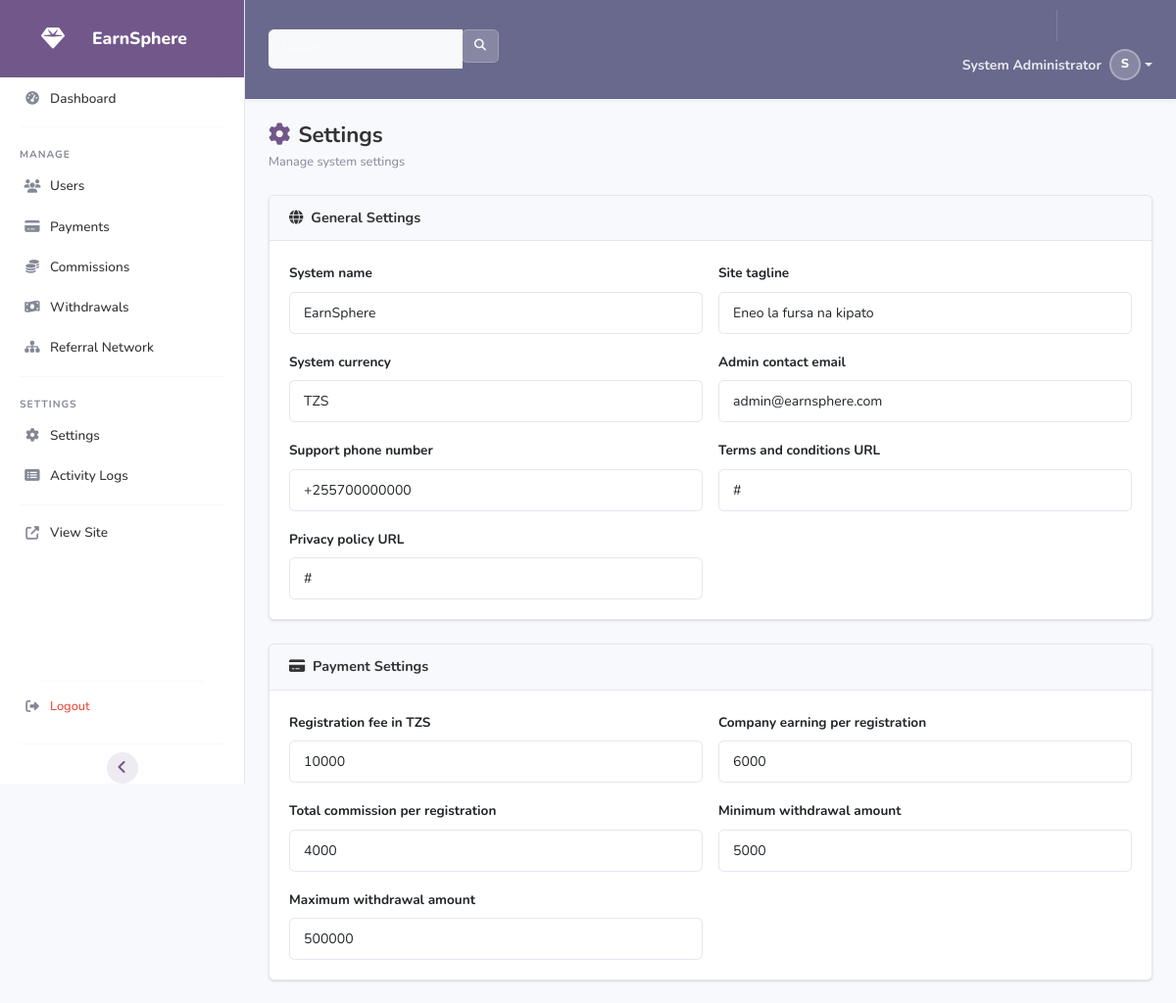
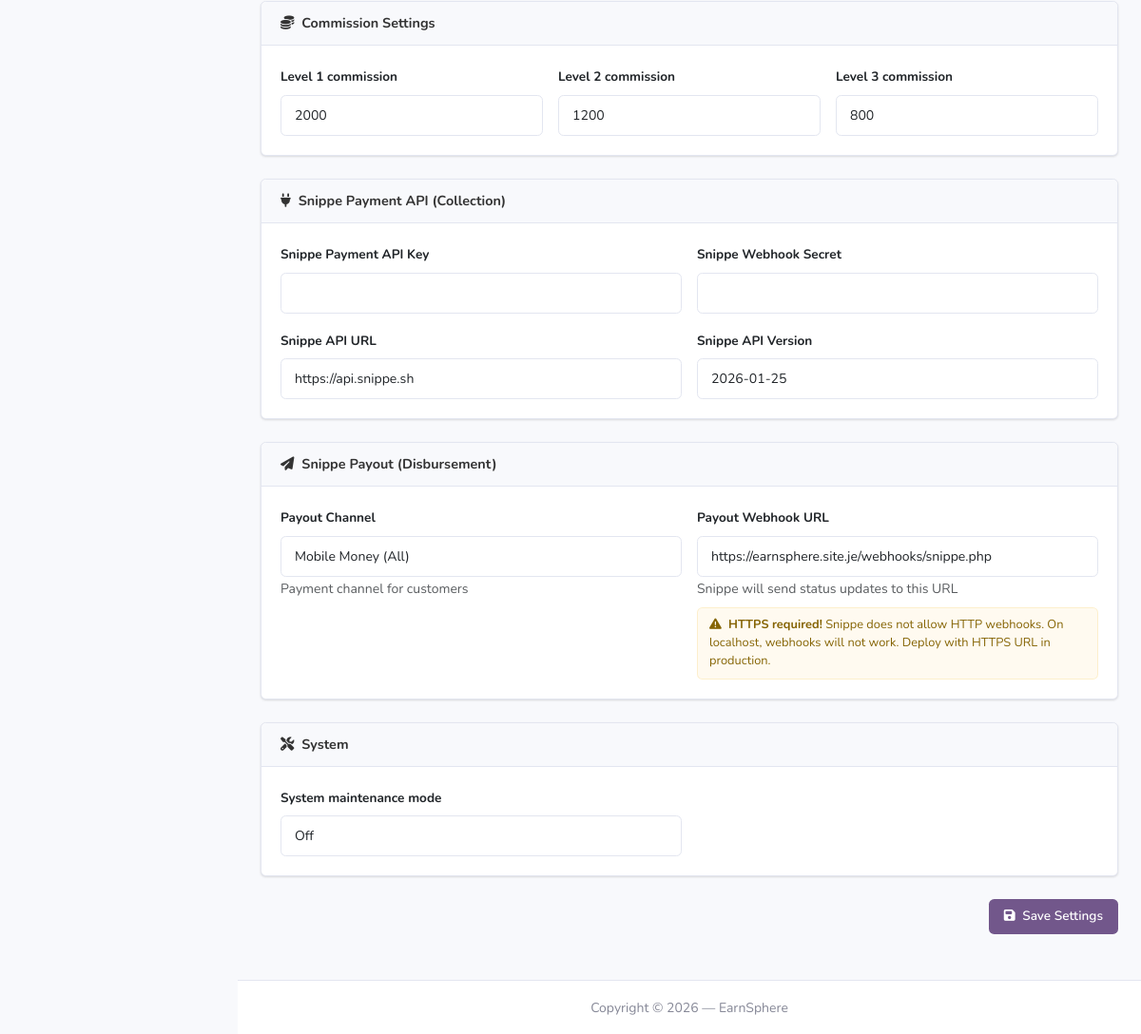
Screenshot of /admin/settings.php (signed in) with the database file from the repository (2 pictures, top to bottom).
### tables this page shows
CREATE TABLE IF NOT EXISTS `users` (
    `id` INT UNSIGNED NOT NULL AUTO_INCREMENT,
    `full_name` VARCHAR(150) NOT NULL,
    `phone` VARCHAR(20) NOT NULL,
    `email` VARCHAR(150) DEFAULT NULL,
    `password` VARCHAR(255) NOT NULL,
    `referral_code` VARCHAR(20) NOT NULL,
    `referred_by` INT UNSIGNED DEFAULT NULL,
    `referred_by_level` TINYINT UNSIGNED DEFAULT NULL COMMENT '1=direct,2=level2,3=level3',
    `avatar` VARCHAR(255) DEFAULT NULL,
    `status` ENUM('pending','active','suspended') NOT NULL DEFAULT 'pending',
    `role` ENUM('user','admin') NOT NULL DEFAULT 'user',
    `is_online` TINYINT(1) NOT NULL DEFAULT 0,
    `last_login` DATETIME DEFAULT NULL,
    `ip_address` VARCHAR(45) DEFAULT NULL,
    `created_at` DATETIME NOT NULL DEFAULT CURRENT_TIMESTAMP,
    `updated_at` DATETIME NOT NULL DEFAULT CURRENT_TIMESTAMP ON UPDATE CURRENT_TIMESTAMP,
    PRIMARY KEY (`id`),
    UNIQUE KEY `uk_phone` (`phone`),
    UNIQUE KEY `uk_email` (`email`),
    UNIQUE KEY `uk_referral_code` (`referral_code`),
    KEY `idx_referred_by` (`referred_by`),
    KEY `idx_status` (`status`),
    KEY `idx_role` (`role`),
    CONSTRAINT `fk_users_referred_by` FOREIGN KEY (`referred_by`) REFERENCES `users` (`id`) ON DELETE SET NULL
);

CREATE TABLE IF NOT EXISTS `settings` (
    `id` INT UNSIGNED NOT NULL AUTO_INCREMENT,
    `setting_key` VARCHAR(100) NOT NULL,
    `setting_value` TEXT DEFAULT NULL,
    `setting_type` ENUM('text','number','boolean','json') NOT NULL DEFAULT 'text',
    `description` VARCHAR(255) DEFAULT NULL,
    `updated_at` DATETIME NOT NULL DEFAULT CURRENT_TIMESTAMP ON UPDATE CURRENT_TIMESTAMP,
    PRIMARY KEY (`id`),
    UNIQUE KEY `uk_setting_key` (`setting_key`)
);

### admin/settings.php (the view, shortened to what the rows shown need)
<?php
require_once dirname(__DIR__) . '/config/database.php';
require_once dirname(__DIR__) . '/includes/helpers.php';
$allSettings = Database::fetchAll("SELECT * FROM settings ORDER BY id ASC");
$settingsMap = [];
foreach ($allSettings as $s) {
    $settingsMap[$s['setting_key']] = $s;
}
$categories = [
    'general'  => ['site_name', 'site_tagline', 'currency', 'admin_email', 'support_phone', 'terms_url', 'privacy_url'],
    'payment'  => ['registration_fee', 'company_earning', 'commission_total', 'min_withdrawal', 'max_withdrawal'],
    'commission' => ['commission_l1', 'commission_l2', 'commission_l3'],
    'snippe'   => ['snippe_api_key', 'snippe_webhook_secret', 'snippe_api_url', 'snippe_api_version'],
    'payout'   => ['payout_channel', 'payout_webhook_url'],
    'system'   => ['maintenance_mode'],
];
include __DIR__ . '/admin_header.php';
?>
<div class="page-header">
    <h1><i class="fas fa-cog me-2" style="color:var(--primary);"></i>Settings</h1>
</div>
<form method="POST">
    <div class="card mb-4">
        <div class="card-body">
            <div class="row g-3">
                <?php foreach ($categories['general'] as $key): ?>
                    <?php $s = $settingsMap[$key] ?? null; if (!$s) continue; ?>
                    <div class="col-md-6">
                        <label class="form-label" style="font-weight:700;font-size:0.85rem;"><?= $s['description'] ?: $key ?></label>
                        <input type="text" class="form-control" name="settings[<?= $key ?>]" value="<?= sanitize($s['setting_value']) ?>">
                    </div>
                <?php endforeach; ?>
            </div>
        </div>
    </div>
    <div class="card mb-4">
        <div class="card-body">
            <div class="row g-3">
                <?php foreach ($categories['payment'] as $key): ?>
                    <?php $s = $settingsMap[$key] ?? null; if (!$s) continue; ?>
                    <div class="col-md-6">
                        <label class="form-label" style="font-weight:700;font-size:0.85rem;"><?= $s['description'] ?: $key ?></label>
                        <input type="number" class="form-control" name="settings[<?= $key ?>]" value="<?= sanitize($s['setting_value']) ?>">
                    </div>
                <?php endforeach; ?>
            </div>
        </div>
    </div>
    <div class="card mb-4">
        <div class="card-body">
            <div class="row g-3">
                <?php foreach ($categories['commission'] as $key): ?>
                    <?php $s = $settingsMap[$key] ?? null; if (!$s) continue; ?>
                    <div class="col-md-4">
                        <label class="form-label" style="font-weight:700;font-size:0.85rem;"><?= $s['description'] ?: $key ?></label>
                        <input type="number" class="form-control" name="settings[<?= $key ?>]" value="<?= sanitize($s['setting_value']) ?>">
                    </div>
                <?php endforeach; ?>
            </div>
        </div>
    </div>
    <div class="card mb-4">
        <div class="card-body">
            <div class="row g-3">
                <?php foreach ($categories['snippe'] as $key): ?>
                    <?php $s = $settingsMap[$key] ?? null; if (!$s) continue; ?>
                    <div class="col-md-6">
                        <label class="form-label" style="font-weight:700;font-size:0.85rem;"><?= $s['description'] ?: $key ?></label>
                        <input type="text" class="form-control" name="settings[<?= $key ?>]" value="<?= sanitize($s['setting_value']) ?>">
                    </div>
                <?php endforeach; ?>
            </div>
        </div>
    </div>
    <div class="card mb-4">
        <div class="card-body">
            <div class="row g-3">
                <?php foreach ($categories['system'] as $key): ?>
                    <?php $s = $settingsMap[$key] ?? null; if (!$s) continue; ?>
                    <div class="col-md-6">
                        <label class="form-label" style="font-weight:700;font-size:0.85rem;"><?= $s['description'] ?: $key ?></label>
                        <select class="form-select" name="settings[<?= $key ?>]">
                            <option value="0" <?= $s['setting_value'] === '0' ? 'selected' : '' ?>>Off</option>
                        </select>
                    </div>
                <?php endforeach; ?>
            </div>
        </div>
    </div>
</form>
<?php include __DIR__ . '/admin_footer.php'; ?>

### admin/admin_header.php (shortened to what the rows shown need)
<?php
$adminUser = Database::fetchOne("SELECT full_name, avatar FROM users WHERE id = ?", [$_SESSION['user_id']]);
?>
<!DOCTYPE html>
<html lang="en">
<head>
    <link href="https://cdn.jsdelivr.net/npm/bootstrap@5.3.3/dist/css/bootstrap.min.css" rel="stylesheet">
    <link rel="stylesheet" href="https://cdnjs.cloudflare.com/ajax/libs/font-awesome/6.5.1/css/all.min.css">
    <link rel="stylesheet" href="<?= SITE_URL ?>/assets/css/admin.css">
</head>
<body id="page-top">
<div id="wrapper">
<div id="content-wrapper" class="d-flex flex-column">
    <div id="content">
        <nav class="topbar d-flex align-items-center justify-content-between">
            <ul class="navbar-nav ml-auto d-flex align-items-center">
                <li class="nav-item dropdown no-arrow">
                    <a class="nav-link dropdown-toggle d-flex align-items-center" href="#" id="userDropdown" role="button" data-bs-toggle="dropdown" style="color: rgba(255,255,255,0.85);">
                        <span class="mr-2 d-none d-lg-inline small" style="font-weight:700;">
                            <?= $adminUser['full_name'] ?? 'Admin' ?>
                        </span>
                        <div style="width:32px;height:32px;border-radius:50%;background:rgba(255,255,255,0.2);color:white;display:inline-flex;align-items:center;justify-content:center;font-weight:800;font-size:0.8rem;vertical-align:middle;margin-left:0.5rem;border:2px solid rgba(255,255,255,0.3);">
                            <?= strtoupper(substr($adminUser['full_name'] ?? 'A', 0, 1)) ?>
                        </div>
                    </a>
                </li>
            </ul>
        </nav>
        <div class="container-fluid" id="container-wrapper">

### rows the page displays
users: full_name "System Administrator", full_name "S"
settings: description "System name", setting_value "EarnSphere"
settings: description "Site tagline", setting_value "Eneo la fursa na kipato"
settings: description "System currency", setting_value "TZS"
settings: description "Admin contact email", setting_value "admin@earnsphere.com"
settings: description "Support phone number", setting_value "+255700000000"
settings: description "Terms and conditions URL", setting_value "#"
settings: description "Privacy policy URL", setting_value "#"
settings: description "Registration fee in TZS", setting_value "10000"
settings: description "Company earning per registration", setting_value "6000"
settings: description "Total commission per registration", setting_value "4000"
settings: description "Minimum withdrawal amount", setting_value "5000"
settings: description "Maximum withdrawal amount", setting_value "500000"
settings: description "Level 1 commission", setting_value "2000"
settings: description "Level 2 commission", setting_value "1200"
settings: description "Level 3 commission", setting_value "800"
settings: description "Snippe Payment API Key"
settings: description "Snippe Webhook Secret"
settings: description "Snippe API URL", setting_value "https://api.snippe.sh"
settings: description "Snippe API Version", setting_value "2026-01-25"
settings: description "System maintenance mode", setting_value "Off"

### other values shown
form field value "Mobile Money (All)"
